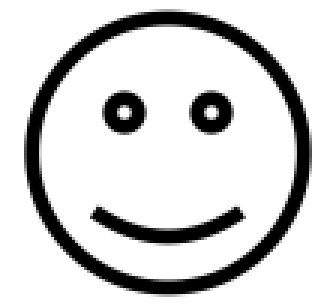
#> input picture 2020-2-computer-vision/A2/smile.png, 111 x 101 px (shown 3 times larger)
$ python A2_2d_transformations.py
#> lines starting #> are read from the running program, lines starting #| are printed output that depends on the picture; after the words box and inside, x2 and y2 are one past the last pixel; in counts of white or black regions, pixels touching at a corner belong together
### 2020-2-computer-vision/A2/A2_funcs.py
import numpy as np
import cv2
import random

class Matrix:
    def __init__(self):
        rad = np.deg2rad(5)
        self.dic = {'a': np.array([[1, 0, -5], [0, 1, 0], [0, 0, 1]]),
                    'd': np.array([[1, 0, 5], [0, 1, 0], [0, 0, 1]]),
                    's': np.array([[1, 0, 0], [0, 1, 5], [0, 0, 1]]),
                    'w': np.array([[1, 0, 0], [0, 1, -5], [0, 0, 1]]),
                    'R': np.array([[np.cos(rad), -np.sin(rad), 0], [np.sin(rad), np.cos(rad), 0], [0, 0, 1]]),
                    'r': np.array([[np.cos(-rad), -np.sin(-rad), 0], [np.sin(-rad), np.cos(-rad), 0], [0, 0, 1]]),
                    'f': np.array([[-1, 0, 0], [0, 1, 0], [0, 0, 1]]),
                    'F': np.array([[1, 0, 0], [0, -1, 0], [0, 0, 1]]),
                    'x': np.array([[0.95, 0, 0], [0, 1, 0], [0, 0, 1]]),
                    'X': np.array([[1.05, 0, 0], [0, 1, 0], [0, 0, 1]]),
                    'y': np.array([[1, 0, 0], [0, 0.95, 0], [0, 0, 1]]),
                    'Y': np.array([[1, 0, 0], [0, 1.05, 0], [0, 0, 1]])}

### 2020-2-computer-vision/A2/A2_2d_transformations.py
import numpy as np
import cv2
from A2_funcs import *


def show_plane(plane):
    cv2.arrowedLine(plane, (400, 801), (400, 0), (0, 0, 0), thickness=2, tipLength=0.05)
    cv2.arrowedLine(plane, (0, 400), (801, 400), (0, 0, 0), thickness=2, tipLength=0.05)
    cv2.destroyAllWindows()
    cv2.imshow("smile", plane)
    return 0


def get_transformed_image(img, M):
    plane = np.ones((801, 801))

    # [x, y, 1] => [[[1,1,1,1,],[2,2,2,]...], [[1,2,3,4,],[1,2,3,4,]], [[1,1,1,][]]]
    # for 1-1 matching
    coor_matrix = np.ones((3, 801, 801))

    for i in range(801):
        coor_matrix[0][i] = i - 400
        coor_matrix[1][i] = np.arange(801) - 400

    M_inv = np.linalg.inv(M)
    coor_matrix = coor_matrix.reshape(3, 801*801).astype(int)
    origin_pos = np.dot(M_inv, coor_matrix).astype(int)
    coor_matrix += 400
    origin_pos += 400

    pos_all = list(zip(origin_pos[0], origin_pos[1]))
    coor = list(zip(coor_matrix[0], coor_matrix[1]))

    x_0 = np.where(origin_pos[0] > 0)
    x_row = np.where(origin_pos[0] < 801)
    y_0 = np.where(origin_pos[1] > 0)
    y_col = np.where(origin_pos[1] < 801)

    x_int = set(x_0[0]).intersection(set(x_row[0]))
    y_int = set(y_0[0]).intersection(set(y_col[0]))
    index_not_0 = x_int.intersection(y_int)
    for pos in list(index_not_0):
        plane[coor[pos][1], coor[pos][0]] = img[pos_all[pos][1], pos_all[pos][0]]

    return plane


if __name__ == '__main__':
    img = cv2.imread("smile.png", cv2.IMREAD_GRAYSCALE)
#> img is the input picture: shape (101, 111); min 0, max 255, mean 211.5
    img_row, img_col = img.shape
#> img_row = 101; img_col = 111

    plane = np.ones((801, 801))
    plane[400 - img_row//2 : 401 + img_row//2, 400 - img_col//2 : 401 + img_col//2] = img
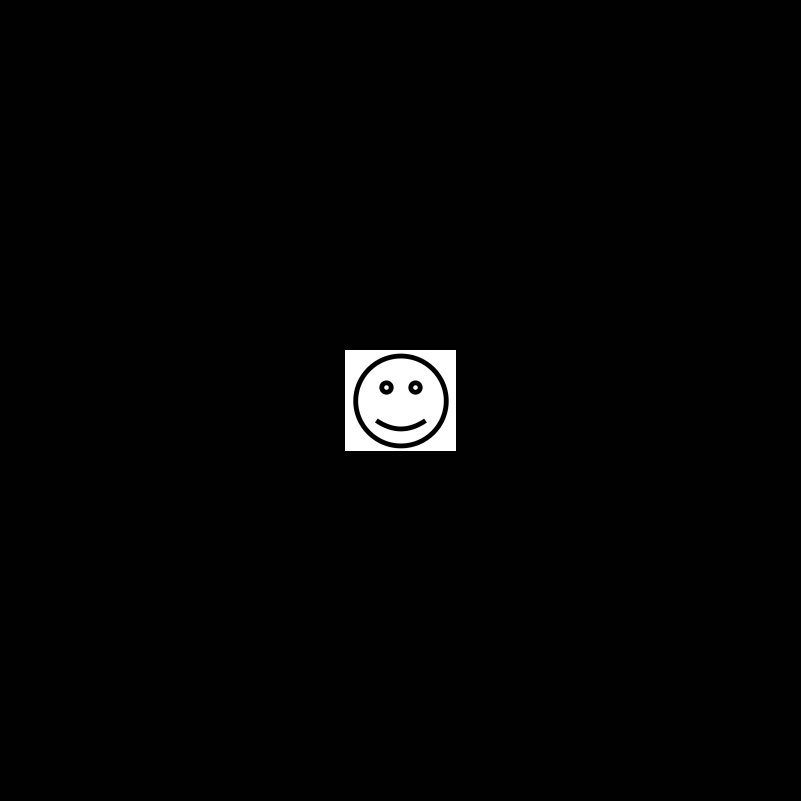
#> plane: shape (801, 801) float64; min 0, max 255, mean 4.7

    matrix = Matrix().dic
    M = np.identity(3)
    show_plane(plane.copy())
#> in show_plane, `cv2.arrowedLine(plane, (0, 400), (801, 400), (0, 0, 0), thickness=2, t..`:
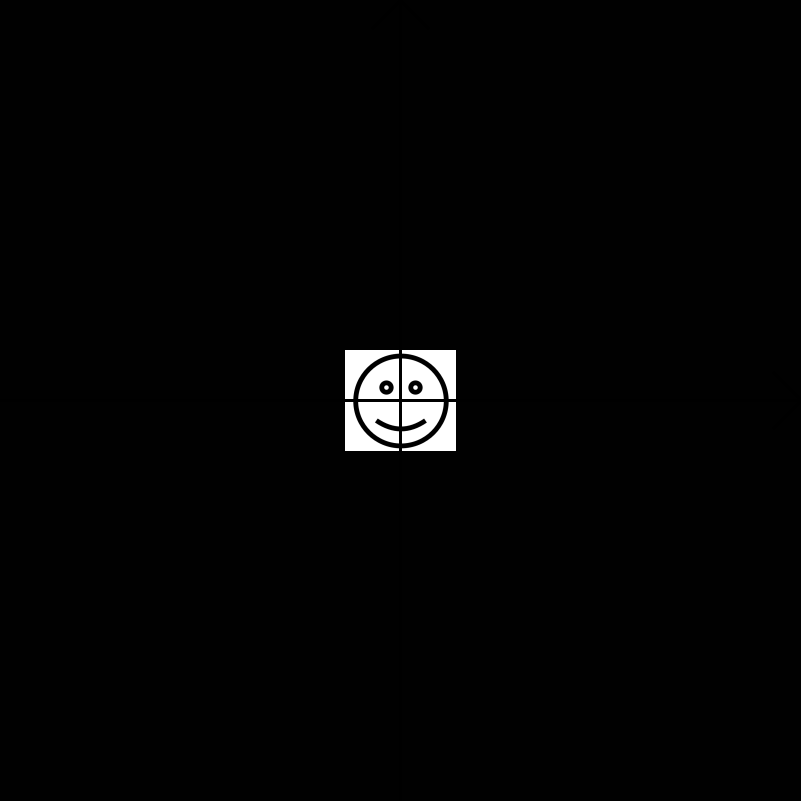
#> plane: shape (801, 801) float64; min 0, max 255, mean 4.5
#> in show_plane, `cv2.imshow("smile", plane)`:
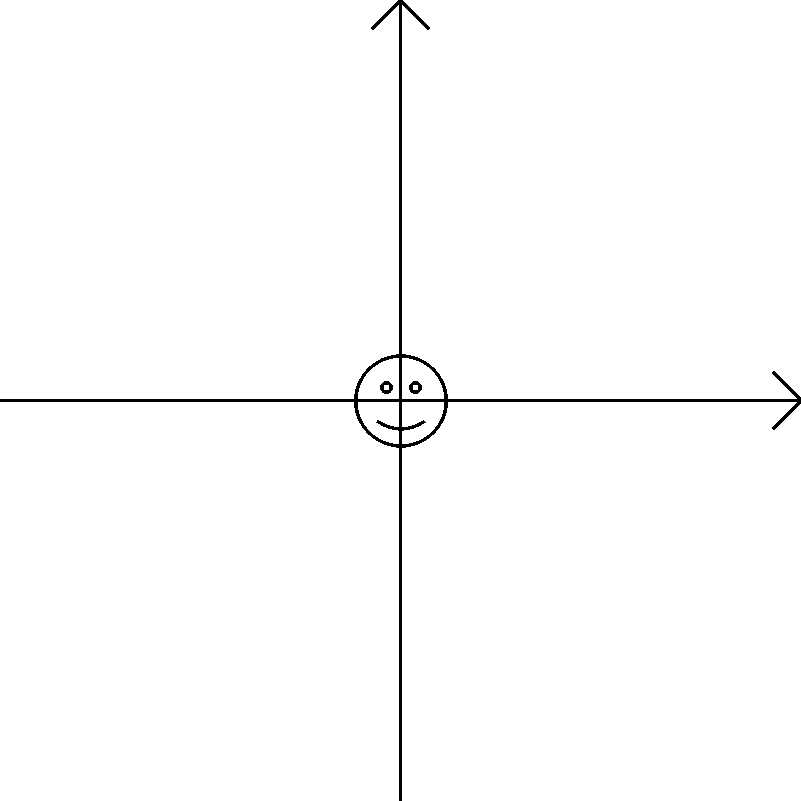
#> window 'smile': shape (801, 801); 99% white; 3 black regions, box (x1, y1, x2, y2) and area: (0, 0, 801, 801) 6429, (380, 381, 393, 394) 106, (409, 381, 422, 394) 106

    while True:
        key = chr(cv2.waitKey(0))
#> (key Esc is pressed here)
        print(key)
        if key in 'adwsrRfFxXyY':
            M = np.dot(matrix[key], M)
            trans_plane = get_transformed_image(plane, M)
            show_plane(trans_plane.copy())

        elif key == 'H':
            M = np.identity(3)
            show_plane(plane)

        elif key == 'Q':
            cv2.destroyAllWindows()
            break
